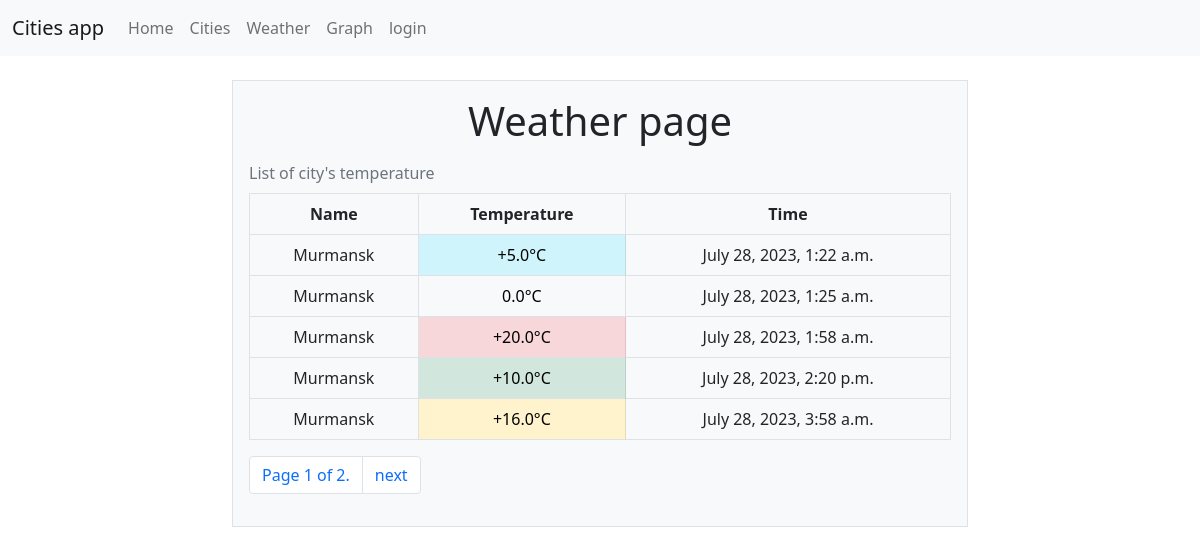
Page /weather/ on the committed database.
### weather/models.py (models this page shows, shortened)
class WeatherValue(models.Model):
    date = models.DateTimeField(default=datetime.datetime.now())
    value = models.FloatField(default=0)
    cities = models.ForeignKey(City, on_delete=models.CASCADE)

class City(models.Model):
    def __str__(self):
        return self.name
    name = models.CharField(max_length=255)

### weather/list_views/weather_detail_view.py (the view)
# urls.py: path('weather/', WeatherDetailView.as_view(), name='weather'),
class WeatherDetailView(ListView):
    paginate_by = 5
    template_name = "weather/weather_list.html"
    context_object_name = "weathers"
    def get_queryset(self):
        if self.request.GET.get("city") is not None:
            print(self.request.GET.get("city"))
            return weather_queries.get_weather_by_city(self.request.GET.get("city"))
        return city_queries.get_all_cities_with_weather()

### weather/queries/city_queries.py (called while the page is built)
def get_all_cities_with_weather():
    return models.WeatherValue.objects.all()

### weather/templates/weather/weathervalue_list.html (shortened to what this page needs)
{% extends "base.html"%}
{% block content %}
{% if object_list.count > 0 %}
<h2 class="display-6">Weather page</h2>
    <table class="table align-middle table-bordered caption-top">
        <caption>List of city's temperature</caption>
        <thead>
            <th>Name</th>
            <th>Temperature</th>
            <th>Time</th>
        </thead>
        {% for weather in object_list %}
        <tr>
            <td>{{ weather.cities }}</td>
            {% if weather.value == 0 %}
            <td class="table-light">{{ weather.value }}&deg;C</td>
            {% elif weather.value < 0 %}
            <td class="table-primary">{{ weather.value }}&deg;C</td>
            {% elif weather.value < 10 %}
            <td class="table-info">+{{ weather.value }}&deg;C</td>
            {% elif weather.value < 15 %}
            <td class="table-success">+{{ weather.value }}&deg;C</td>
            {% elif weather.value < 20 %}
            <td class="table-warning">+{{ weather.value }}&deg;C</td>
            {% else %}
            <td class="table-danger">+{{ weather.value }}&deg;C</td>
            {% endif %}
            <td>{{ weather.date }}</td>
        </tr>
        {% endfor %}
    </table>
    <nav aria-label="Page navigation example">
        <ul class="pagination">
            <li class="page-item">
                <a class="page-link">Page {{ page_obj.number }} of {{ paginator.num_pages }}.</a>
            </li>
            {% if page_obj.has_next %}
            <li class="page-item">
                <a class="page-link" href="?page={{ page_obj.next_page_number }}" >next</a>
            </li>
            {% endif %}
        </ul>
    </nav>
    {% else %}
    <div class="mb-3">
        <p class="display-4">Nothing to show</p>
        <p class="display-6">If you want to see all records - press "Show all"</p>
        <a href="/weather" class="btn btn-outline-success">Show all</a>
    </div>
    {% endif %}
{% endblock content %}

### rows in the picture
WeatherValue: cities "Murmansk", value "5.0", date "July 28, 2023, 1:22 a.m."
WeatherValue: cities "Murmansk", value "0.0", date "July 28, 2023, 1:25 a.m."
WeatherValue: cities "Murmansk", value "20.0", date "July 28, 2023, 1:58 a.m."
WeatherValue: cities "Murmansk", value "10.0", date "July 28, 2023, 2:20 p.m."
WeatherValue: cities "Murmansk", value "16.0", date "July 28, 2023, 3:58 a.m."

### other values in the picture
{{ page_obj.number }} "1"
{{ paginator.num_pages }} "2"
